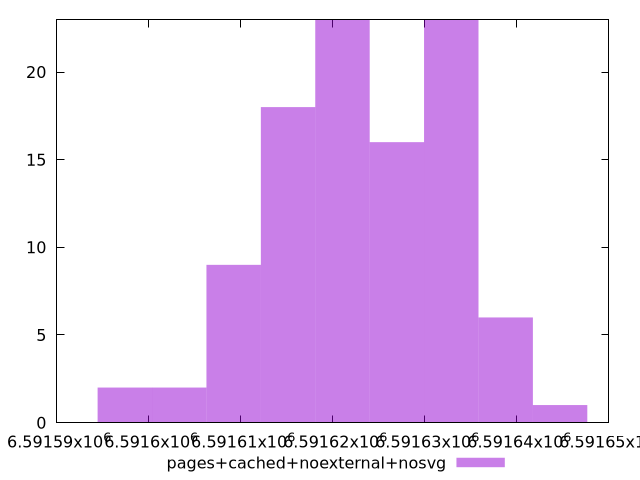

This figure's gnuplot source:
$_pagesCachedNoexternalNosvg <<EOF
6591626.965915704 16
6591638.7874262 6
6591621.055160457 23
6591615.144405209 18
6591632.876670952 23
6591609.233649963 9
6591597.412139467 2
6591644.698181447 1
6591603.322894715 2
EOF
set key outside below
set terminal pngcairo
set output "report_00004_2020-11-02T20-21-41.718Z/total-byte-weight/pages+cached+noexternal+nosvg//raw_hist.png"
set yrange [0:23]
set boxwidth 5.910755247451295
set style fill transparent solid 0.5 noborder
plot $_pagesCachedNoexternalNosvg title "pages+cached+noexternal+nosvg" with boxes ,
